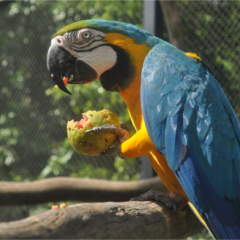
#> input picture Data-TP/Perruche.png, 240 x 240 px
$ python kmeans.py
#> lines starting #> are read from the running program, lines starting #| are printed output that depends on the picture
from sklearn.cluster import KMeans
import matplotlib.pyplot as plt
import cv2
import numpy as np

n_clusters = 5

def centroid_histogram(clt):
     numLabels = np.arange(0, len(np.unique(clt.labels_)) + 1)
     (hist, _) = np.histogram(clt.labels_, bins=numLabels)
     # normalize the histogram, such that it sums to one
     hist = hist.astype("float")
     hist /= hist.sum()
     return hist

def plot_colors(hist, centroids):
     bar = np.zeros((50, 300, 3), dtype="uint8")
     startX = 0
     # loop over the percentage of each cluster and the color of
     # each cluster
     for (percent, color) in zip(hist, centroids):
         # plot the relative percentage of each cluster
         endX = startX + (percent * 300)
         cv2.rectangle(bar, (int(startX), 0), (int(endX), 50),
         color.astype("uint8").tolist(), -1)
         startX = endX
     return bar


def main():
    image = cv2.imread('Data-TP/Perruche.png')
#> image is the input picture: shape (240, 240, 3); mean B, G, R 74.6, 89.3, 84.7
    image = cv2.cvtColor(image, cv2.COLOR_BGR2RGB)
    plt.figure()
    plt.axis("off")
    plt.imshow(image)

    image = image.reshape((image.shape[0] * image.shape[1], 3))
    clt = KMeans(n_clusters=n_clusters)
    clt.fit(image)

    hist = centroid_histogram(clt)
    bar = plot_colors(hist, clt.cluster_centers_)
#> after the loop in plot_colors, `for (percent, color) in zip(hist, centroids):`:
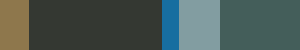
#> bar: shape (50, 300, 3); mean of channels 0, 1, 2 84.6, 89.1, 74; drawn as B, G, R
    plt.figure()
    plt.axis("off")
    plt.imshow(bar)
    plt.show()

if __name__ == '__main__':
    main()
